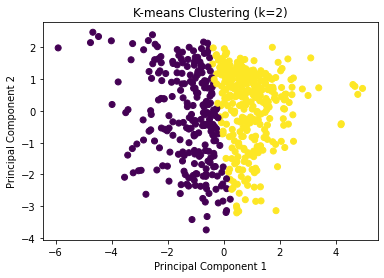

Python code for this plot:
import numpy as np
import matplotlib.pyplot as plt
from sklearn.preprocessing import StandardScaler

# Loading the Diabetes dataset from CSV file
data = np.loadtxt('diabetes.csv', delimiter=',')
n, p = np.shape(data)

# Splitting the dataset into training and testing sets
num_train = int(0.75 * n)
num_test = int(0.25 * n)

sample_train = data[0:num_train, 0:-1]
sample_test = data[n - num_test:, 0:-1]
label_train = data[0:num_train, -1]
label_test = data[n - num_test:, -1]

# Standardizing the data using StandardScaler
scaler = StandardScaler()
sample_train = scaler.fit_transform(sample_train)

# Implementing K-means clustering
def kmeans(X, k, max_iters=100):
    n, d = X.shape
    
    # Initializing centroids randomly
    centroids = X[np.random.choice(n, k, replace=False)]
    
    for _ in range(max_iters):
        
        # Assigning each data point to the nearest centroid
        distances = np.linalg.norm(X[:, np.newaxis] - centroids, axis=2)
        labels = np.argmin(distances, axis=1)
        
        # Updating centroids based on the mean of data points in each cluster
        centroids = np.array([X[labels == j].mean(axis=0) for j in range(k)])
    
    return labels

# Implementing PCA
def pca(X, num_components=2):
    cov_matrix = np.cov(X, rowvar=False)
    eigenvalues, eigenvectors = np.linalg.eigh(cov_matrix)
    sorted_indices = np.argsort(eigenvalues)[::-1]
    top_indices = sorted_indices[:num_components]
    top_eigenvectors = eigenvectors[:, top_indices]
    principal_components = np.dot(X, top_eigenvectors)
    return principal_components, top_eigenvectors

# Applying PCA to reduce feature dimension to 2
num_components = 2
X_pca, eigenvectors = pca(sample_train, num_components)

# Applying K-means to cluster the Diabetes dataset into k groups
k_values = [2]

for k in k_values:
    
    # Getting cluster labels
    labels = kmeans(X_pca, k)
    
# Plotting the projected data and mark the clusters using different colors
plt.scatter(X_pca[:, 0], X_pca[:, 1], c=labels, cmap='viridis')
plt.title(f'K-means Clustering (k={k})')
plt.xlabel('Principal Component 1')
plt.ylabel('Principal Component 2')
plt.show()
